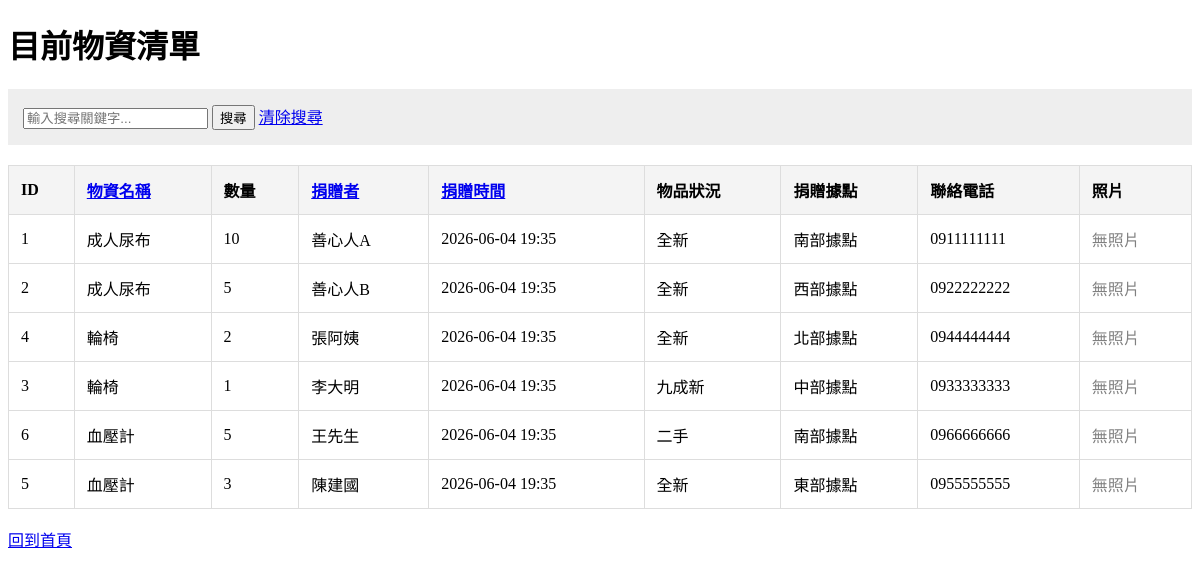
/donations?sort=name&q=, run on the app's committed database.
### app.py (models this page shows)
class Donation(db.Model):
    id = db.Column(db.Integer, primary_key=True)
    item_name = db.Column(db.String(100), nullable=False)
    quantity = db.Column(db.Integer, nullable=False)
    donor_name = db.Column(db.String(100), nullable=False)
    condition = db.Column(db.String(10), nullable=False)
    address = db.Column(db.String(200), nullable=False)
    phone = db.Column(db.String(20), nullable=False)
    image_filename = db.Column(db.String(200), nullable=True)
    timestamp = db.Column(db.DateTime, default=datetime.now)

### app.py (the view)
@app.route('/donations')
def list_donations():
    search_query = request.args.get('q', '')
    sort_type = request.args.get('sort', 'timestamp')
    query = Donation.query
    if search_query:
        query = query.filter(
            (Donation.donor_name.contains(search_query)) |
            (Donation.item_name.contains(search_query))
            (Donation.address.contains(search_query))
        )
    if sort_type == 'name':
        items = query.order_by(Donation.donor_name).all()
    elif sort_type == 'item':
        items = query.order_by(Donation.item_name).all()
    else:
        items = query.order_by(Donation.timestamp.desc()).all()
    return render_template('donations.html', items=items, query=search_query, sort=sort_type)

### templates/donations.html (shortened to what this page needs)
<!DOCTYPE html>
<html lang="zh-TW">
<head>
</head>
<body>
    <h1>目前物資清單</h1>
    <div class="search-area">
        <form action="/donations" method="GET">
            <input type="text" name="q" placeholder="輸入搜尋關鍵字..." value="{{ query }}">
            <button type="submit">搜尋</button>
            <a href="/donations">清除搜尋</a>
        </form>
    </div>
    <table>
        <tr>
            <th>ID</th>
            <th><a href="/donations?sort=item&q={{ query }}">物資名稱</a></th>
            <th>數量</th>
            <th><a href="/donations?sort=name&q={{ query }}">捐贈者</a></th>
            <th><a href="/donations?sort=timestamp&q={{ query }}">捐贈時間</a></th>
            <th>物品狀況</th>
            <th>捐贈據點</th>
            <th>聯絡電話</th>
            <th>照片</th>
        </tr>
        {% for item in items %}
        <tr>
            <td>{{ item.id }}</td>
            <td>{{ item.item_name }}</td>
            <td>{{ item.quantity }}</td>
            <td>{{ item.donor_name }}</td>
            <td>{{ item.timestamp.strftime('%Y-%m-%d %H:%M') }}</td>
            <td>{{ item.condition }}</td>
            <td>{{ item.address }}</td>
            <td>{{ item.phone }}</td>
            <td>
                {% if item.image_filename %}
                    <img src="{{ url_for('static', filename='uploads/' + item.image_filename) }}" alt="物資照片" style="max-width: 100px; max-height: 100px;">
                {% else %}
                    <span style="color: gray;">無照片</span>
                {% endif %}
            </td>
        </tr>
        {% else %}
        <tr>
            <td colspan="9" style="text-align:center;">目前沒有找到符合的物資紀錄</td>
        </tr>
        {% endfor %}
    </table>
    <br>
    <a href="/">回到首頁</a>
</body>
</html>

### templates/donations.html (style rules this page uses)
table { width: 100%; border-collapse: collapse; margin-top: 20px; }
th, td { border: 1px solid #ddd; padding: 12px; text-align: left; }
th { background-color: #f4f4f4; }
.search-area { margin-bottom: 20px; padding: 15px; background: #eee; }

### data on the page
Donation: id "1", item_name "成人尿布", quantity "10", donor_name "善心人A", timestamp "2026-06-04 19:35", condition "全新", address "南部據點", phone "0911111111", shows "無照片"
Donation: id "2", item_name "成人尿布", quantity "5", donor_name "善心人B", timestamp "2026-06-04 19:35", condition "全新", address "西部據點", phone "0922222222", shows "無照片"
Donation: id "4", item_name "輪椅", quantity "2", donor_name "張阿姨", timestamp "2026-06-04 19:35", condition "全新", address "北部據點", phone "0944444444", shows "無照片"
Donation: id "3", item_name "輪椅", quantity "1", donor_name "李大明", timestamp "2026-06-04 19:35", condition "九成新", address "中部據點", phone "0933333333", shows "無照片"
Donation: id "6", item_name "血壓計", quantity "5", donor_name "王先生", timestamp "2026-06-04 19:35", condition "二手", address "南部據點", phone "0966666666", shows "無照片"
Donation: id "5", item_name "血壓計", quantity "3", donor_name "陳建國", timestamp "2026-06-04 19:35", condition "全新", address "東部據點", phone "0955555555", shows "無照片"
